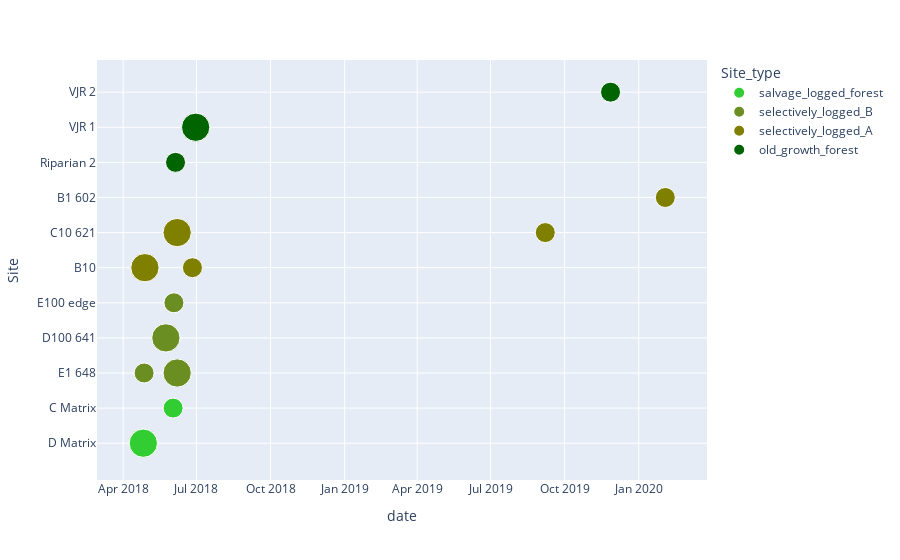

This figure's notebook cell:
### Code cell
import plotly.express as px

color_discrete_map = {'old_growth_forest': 'DarkGreen', 
                      'selectively_logged_A': 'Olive',
                      'selectively_logged_B': 'OliveDrab', 
                      'salvage_logged_forest': 'LimeGreen',
                     }
px.scatter(df, y="Site", x="date", size = 'count', color="Site_type", color_discrete_map = color_discrete_map, opacity = 1)

### Figure 1 — Plotly figure (JSON) as saved in the notebook; plotly's stock layout.template omitted (floating-point values rounded to 4 significant figures)
{"data": [{"hovertemplate": "Site_type=salvage_logged_forest<br>date=%{x}<br>Site=%{y}<br>count=%{marker.size}<extra></extra>", "legendgroup": "salvage_logged_forest", "marker": {"color": "LimeGreen", "opacity": 1, "size": [2, 2, 1], "sizemode": "area", "sizeref": 0.005, "symbol": "circle"}, "mode": "markers", "name": "salvage_logged_forest", "orientation": "v", "showlegend": true, "type": "scatter", "x": ["2018-4-26", "2018-4-26", "2018-6-2"], "xaxis": "x", "y": ["D Matrix", "D Matrix", "C Matrix"], "yaxis": "y"}, {"hovertemplate": "Site_type=selectively_logged_B<br>date=%{x}<br>Site=%{y}<br>count=%{marker.size}<extra></extra>", "legendgroup": "selectively_logged_B", "marker": {"color": "OliveDrab", "opacity": 1, "size": [1, 2, 2, 1, 2], "sizemode": "area", "sizeref": 0.005, "symbol": "circle"}, "mode": "markers", "name": "selectively_logged_B", "orientation": "v", "showlegend": true, "type": "scatter", "x": ["2018-4-27", "2018-5-24", "2018-5-24", "2018-6-3", "2018-6-7"], "xaxis": "x", "y": ["E1 648", "D100 641", "D100 641", "E100 edge", "E1 648"], "yaxis": "y"}, {"hovertemplate": "Site_type=selectively_logged_A<br>date=%{x}<br>Site=%{y}<br>count=%{marker.size}<extra></extra>", "legendgroup": "selectively_logged_A", "marker": {"color": "Olive", "opacity": 1, "size": [2, 2, 2, 1, 1, 1], "sizemode": "area", "sizeref": 0.005, "symbol": "circle"}, "mode": "markers", "name": "selectively_logged_A", "orientation": "v", "showlegend": true, "type": "scatter", "x": ["2018-4-28", "2018-4-28", "2018-6-7", "2018-6-26", "2019-9-7", "2020-2-3"], "xaxis": "x", "y": ["B10", "B10", "C10 621", "B10", "C10 621", "B1 602"], "yaxis": "y"}, {"hovertemplate": "Site_type=old_growth_forest<br>date=%{x}<br>Site=%{y}<br>count=%{marker.size}<extra></extra>", "legendgroup": "old_growth_forest", "marker": {"color": "DarkGreen", "opacity": 1, "size": [1, 2, 2, 1], "sizemode": "area", "sizeref": 0.005, "symbol": "circle"}, "mode": "markers", "name": "old_growth_forest", "orientation": "v", "showlegend": true, "type": "scatter", "x": ["2018-6-5", "2018-6-30", "2018-6-30", "2019-11-27"], "xaxis": "x", "y": ["Riparian 2", "VJR 1", "VJR 1", "VJR 2"], "yaxis": "y"}], "layout": {"autosize": true, "legend": {"itemsizing": "constant", "title": {"text": "Site_type"}, "tracegroupgap": 0}, "margin": {"t": 60}, "xaxis": {"anchor": "y", "autorange": true, "domain": [0, 1], "range": ["2018-02-28 07:55:59.4651", "2020-03-25 03:21:29.5088"], "title": {"text": "date"}, "type": "date"}, "yaxis": {"anchor": "x", "autorange": true, "domain": [0, 1], "range": [-1.568, 11.3], "title": {"text": "Site"}, "type": "category"}}}
